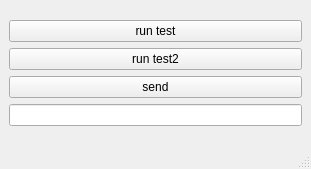
<?xml version="1.0" encoding="UTF-8"?>
<ui version="4.0">
 <class>MainWindow</class>
 <widget class="QMainWindow" name="MainWindow">
  <property name="geometry">
   <rect>
    <x>0</x>
    <y>0</y>
    <width>311</width>
    <height>169</height>
   </rect>
  </property>
  <property name="windowTitle">
   <string>MainWindow</string>
  </property>
  <widget class="QWidget" name="centralwidget">
   <layout class="QVBoxLayout" name="verticalLayout_2">
    <item>
     <layout class="QVBoxLayout" name="verticalLayout">
      <item>
       <widget class="QPushButton" name="pushButton_2">
        <property name="text">
         <string>run test</string>
        </property>
       </widget>
      </item>
      <item>
       <widget class="QPushButton" name="pushButton_3">
        <property name="text">
         <string>run test2</string>
        </property>
       </widget>
      </item>
      <item>
       <widget class="QPushButton" name="pushButton">
        <property name="text">
         <string>send</string>
        </property>
       </widget>
      </item>
      <item>
       <widget class="QLineEdit" name="lineEdit"/>
      </item>
     </layout>
    </item>
   </layout>
  </widget>
  <widget class="QMenuBar" name="menubar">
   <property name="geometry">
    <rect>
     <x>0</x>
     <y>0</y>
     <width>311</width>
     <height>22</height>
    </rect>
   </property>
  </widget>
  <widget class="QStatusBar" name="statusbar"/>
 </widget>
 <resources/>
 <connections/>
</ui>
